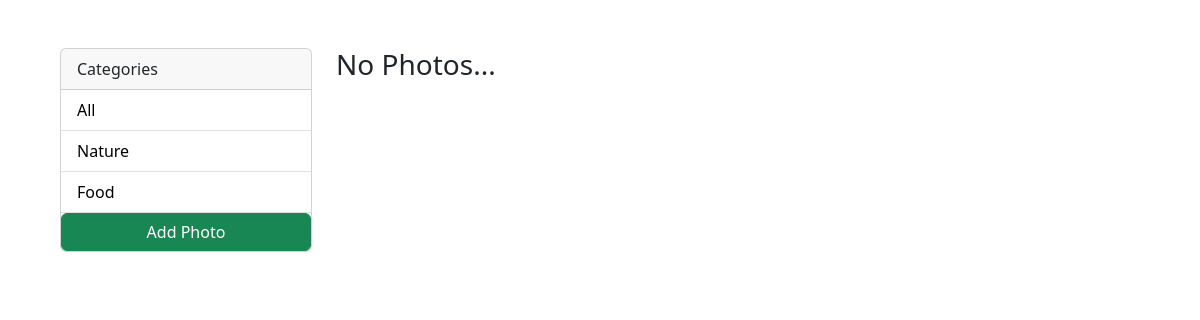
/?category=Food, run on an earlier commit of the app's database.
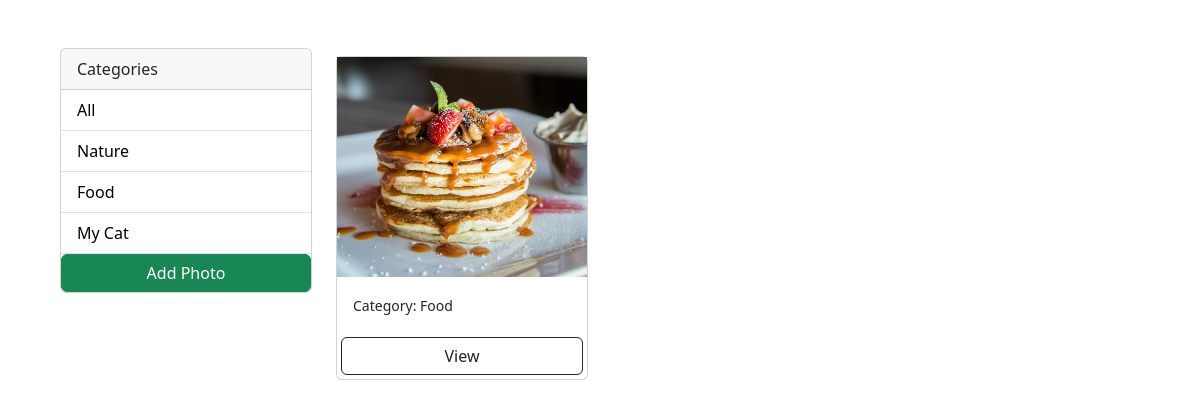
And on a later commit of the database.
### photos/models.py (models this page shows, shortened)
class Category(models.Model):
    name=models.CharField(max_length=100, null=False, blank=False)

class Photo(models.Model):
    category = models.ForeignKey(
        Category, on_delete=models.SET_NULL, null=True, blank=True)
    image = models.ImageField(null=False, blank=False)
    description = models.TextField()

### photos/views.py (the view)
# urls.py: path('', views.gallery, name='gallery'),
def gallery(request):
    category = request.GET.get('category')
    if category == None:
        photos=Photo.objects.all()
    else:
        photos=Photo.objects.filter(category__name=category)
    categories=Category.objects.all()
    context = {'categories': categories, 'photos': photos}
    return render(request,'photos/gallery.html',context)

### photos/templates/photos/gallery.html (shortened to what this page needs)
<!DOCTYPE html>
<html lang="en">
<head>
    <link href="https://cdn.jsdelivr.net/npm/bootstrap@5.3.3/dist/css/bootstrap.min.css" rel="stylesheet"
>
</head>
<body class="m-5">
    <div class="container">
        <div class="row">
            <div class="col-md-3">
                <div class="card">
                    <div class="card-header">
                      Categories
                    </div>
                    <ul class="list-group list-group-flush">
                      <li class="list-group-item">
                        <a href="{% url 'gallery' %}">All</a>
                      </li>
                        {% for category in categories %}
                        <li class="list-group-item">
                          <a href="{% url 'gallery' %}?category={{category.name}}">
                            {{category.name}}
                          </a>
                        </li>
                        {% endfor %}
                      <a href="{% url 'add' %}" class="btn btn-success btn-block bt-sm m1">Add Photo</a>
                    </ul>
                  </div>
            </div>
            <div class="col-md-9">
                <div class="row">
                    {% for photo in photos %}
                    <div class="col-md-4">
                        <div class="card my-2">
                        <img class="image-thumbail" src="{{photo.image.url}}" alt="Card image cap">
                        <div class="card-body">
                          <small>Category: {{photo.category.name}}</small>
                        </div>
                        <a href="{% url 'photo' photo.id %}" class="btn btn-outline-dark bt-sm m-1">View</a>
                      </div>
                    </div>
                    {% empty %}
                    <h3>No Photos...</h3>
                    {% endfor %}
                </div>
            </div>
        </div>
    </div>
</body>
</html>

### photos/templates/photos/gallery.html (style rules this page uses)
.image-thumbail { height: 220px; object-fit: cover; }
.list-group-item a { text-decoration: none; color: black; }

What changed in the data, as far as the page shows it:
added Category: name "My Cat"
added Photo: image (picture), category.name "Food"
Also different on the page:
text no longer shown: "No Photos..."
